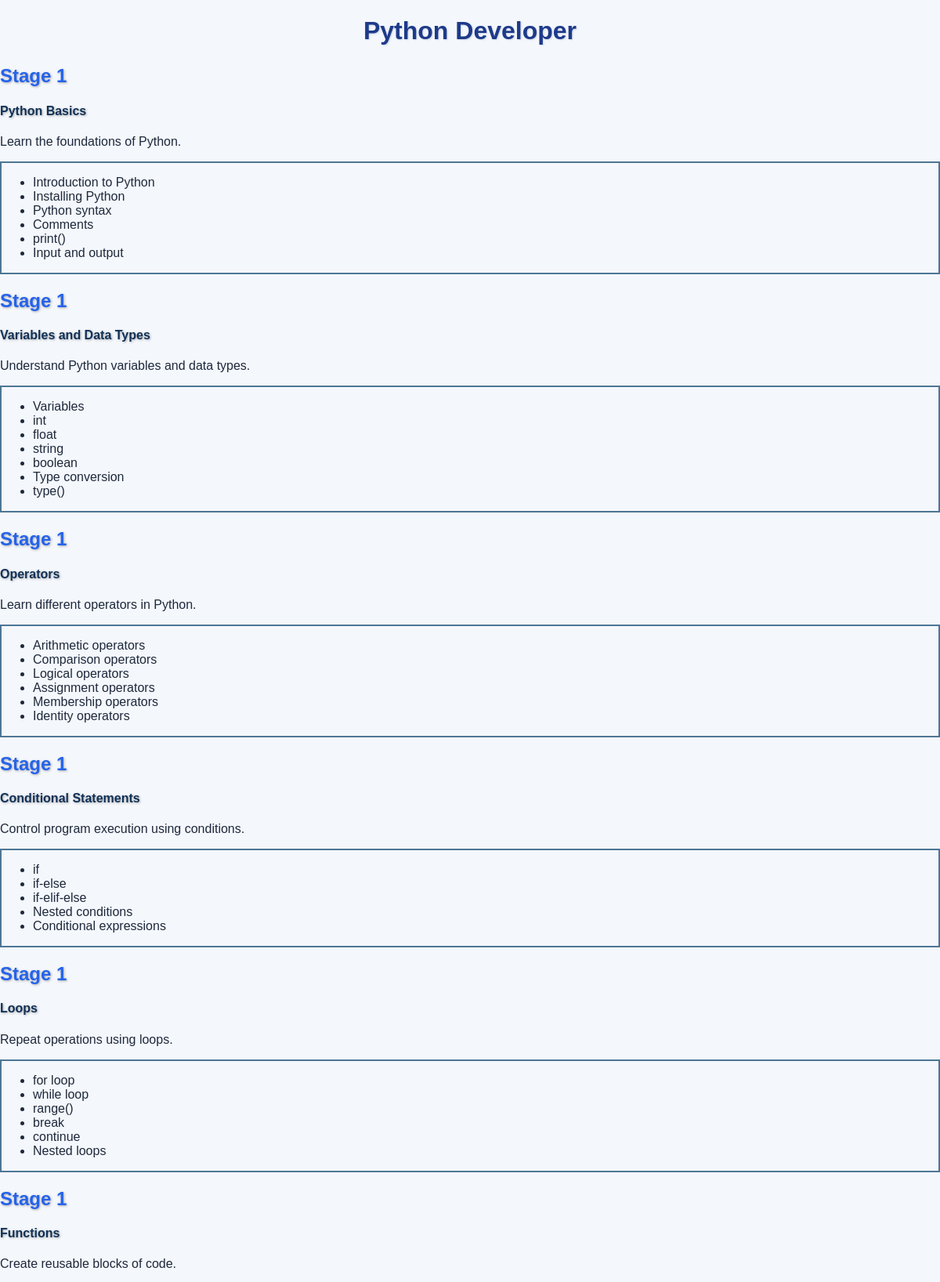
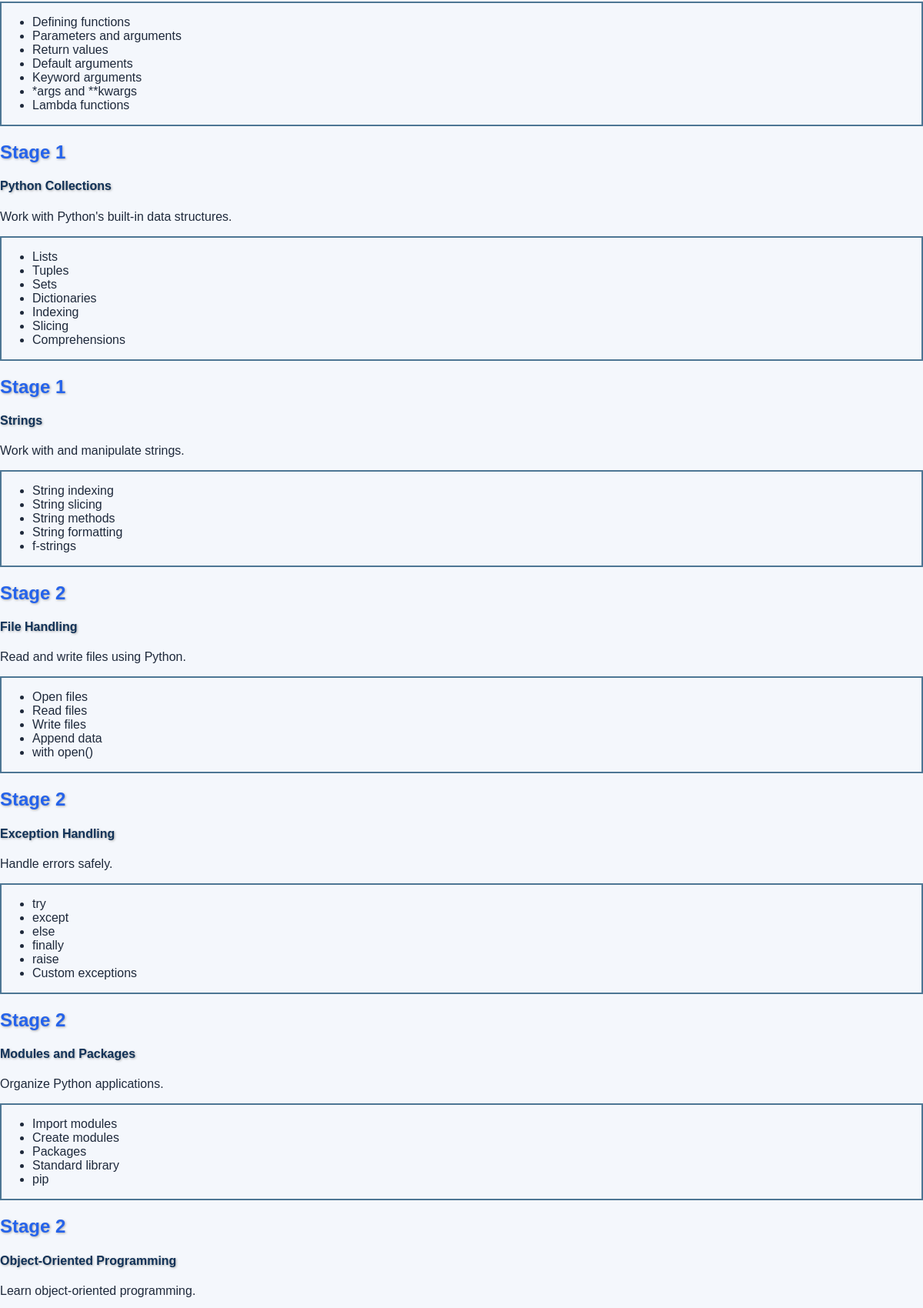
/learning-path/1 (signed in, upper part), run on the app's committed database (2 pictures, top to bottom).
### app.py (models this page shows)
class learning_path(db.Model):
    id = db.Column(db.Integer , primary_key = True)
    role = db.Column(db.String(100) , nullable = True)
    description = db.Column(db.Text)

class LearningTopic(db.Model):
    id = db.Column(db.Integer , primary_key = True)
    path_id = db.Column(db.Integer , db.ForeignKey('learning_path.id') , nullable = False)
    title = db.Column(db.String(150) , nullable = False)
    description = db.Column(db.Text)
    details= db.Column(db.Text)
    stage = db.Column(db.Integer , nullable = False)

### app.py (the view)
@app.route('/learning-path/<int:path_id>')
@login_required
def learning_path_detail(path_id):
    path = learning_path.query.get_or_404(path_id)
    topics = LearningTopic.query.filter_by(
        path_id = path.id
    ).order_by(
        LearningTopic.stage ,
        LearningTopic.id
    ).all()
    return render_template(
        "roadmap.html" ,
        path = path,
        topics = topics
    )

### app.py (called while the page is built)
@login_manager.user_loader
def load_user(user_id):
    return db.session.get(user, int(user_id))

### templates/roadmap.html
{%  extends "base.html" %}
{% block body %}
<h1>{{ path.role }}</h1>
<div class = "roadmap">
    {% for topic in topics %}
    <div class = "roadmap-item">
            <h2> Stage {{ topic.stage }}</h2>
            <h4>{{ topic.title }}</h4>
            <p> {{ topic.description }}</p>
            <div class = "box">
                <ul>
                    {% for detail in topic.details.split('\n') %}
                    <li>{{ detail }}</li>
                    {% endfor %}
                </ul>
            </div>
    </div>
    {% endfor %}
</div>
{% endblock %}

### static/css/main.css (style rules this page uses)
body { margin: 0; padding: 0; background-color: #f4f7fc; font-family: Arial, sans-serif; color: #1e293b; }
h1 { text-align: center; color: #1e3a8a; font-size: 32px; font-weight: bold; margin-bottom: 25px; text-shadow: 1px 1px 2px #cbd5e1; }
.roadmap-item h2 { color:#2563eb; text-shadow:1px 1px 3px #aaa; }
.roadmap-item h4 { color:rgb(16, 49, 87); text-shadow: 1px 1px 3px #aaa; }
.box { width:2000; height:fit-content; border: 2px solid rgb(77, 118, 148); }

### data on the page
learning_path: role "Python Developer"
LearningTopic: stage "1", title "Python Basics", description "Learn the foundations of Python.", detail "Introduction to Python" "Installing Python" "Python syntax" "Comments" "print()" "Input and output"
LearningTopic: stage "1", title "Variables and Data Types", description "Understand Python variables and data types.", detail "Variables" "int" "float" "string" "boolean" "Type conversion" "type()"
LearningTopic: stage "1", title "Operators", description "Learn different operators in Python.", detail "Arithmetic operators" "Comparison operators" "Logical operators" "Assignment operators" "Membership operators" "Identity operators"
LearningTopic: stage "1", title "Conditional Statements", description "Control program execution using conditions.", detail "if" "if-else" "if-elif-else" "Nested conditions" "Conditional expressions"
LearningTopic: stage "1", title "Loops", description "Repeat operations using loops.", detail "for loop" "while loop" "range()" "break" "continue" "Nested loops"
LearningTopic: stage "1", title "Functions", description "Create reusable blocks of code.", detail "Defining functions" "Parameters and arguments" "Return values" "Default arguments" "Keyword arguments" "*args and **kwargs" "Lambda functions"
LearningTopic: stage "1", title "Python Collections", description "Work with Python's built-in data structures.", detail "Lists" "Tuples" "Sets" "Dictionaries" "Indexing" "Slicing" "Comprehensions"
LearningTopic: stage "1", title "Strings", description "Work with and manipulate strings.", detail "String indexing" "String slicing" "String methods" "String formatting" "f-strings"
LearningTopic: stage "2", title "File Handling", description "Read and write files using Python.", detail "Open files" "Read files" "Write files" "Append data" "with open()"
LearningTopic: stage "2", title "Exception Handling", description "Handle errors safely.", detail "try" "except" "else" "finally" "raise" "Custom exceptions"
LearningTopic: stage "2", title "Modules and Packages", description "Organize Python applications.", detail "Import modules" "Create modules" "Packages" "Standard library" "pip"
LearningTopic: stage "2", title "Object-Oriented Programming", description "Learn object-oriented programming."
